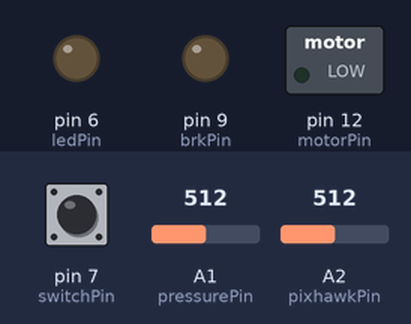
Simulated run of this sketch. Board: Arduino Uno, built with avr-gcc and run on an emulated ATmega328P. Shown: switched loads named in the sketch (green lamp = pin HIGH), output pins drawn as LEDs (lit = HIGH). The inputs (shaded band) are chosen by the test bench; at power-on: A2 (pixhawkPin) = 512, pin 7 (switchPin) HIGH, A1 (pressurePin) = 512. Pins used as bus, display or sensor lines are not drawn.

Above: at 15.2 s.
15.3 s: A2 (pixhawkPin) set to 489
At 16.7 s:
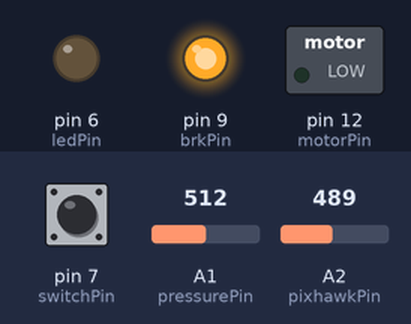
22.9 s: A2 (pixhawkPin) set to 510
At 23.7 s:
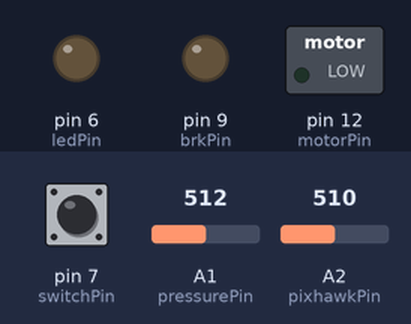
36.9 s: A2 (pixhawkPin) set to 490
At 43.3 s:
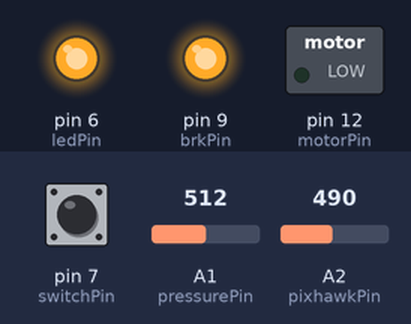
Timing chart, 0 to 44.9 s (numbered marks = the images above; inputs shaded):
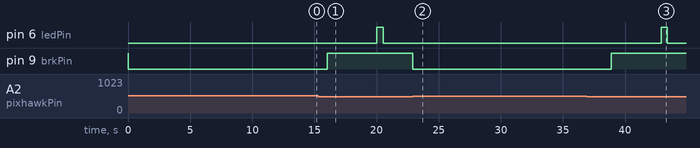

The sketch:

CollectionCodeRefactored.ino
```cpp
// Pins

int
         motorPin = 12,   // Controls motor
           brkPin = 9,    // Controls break
         powerPin = 3,    // Powers motor
           ledPin = 6,    // Controls LED
        switchPin = 7,    // Detects switch state
      pressurePin = 1,    // Pressure pin
       pixhawkPin = 2;        // Detects drone signal

// Times and Threshold

int
        fullPower = 255,  // Maximum power level
           tLower = 16000, // Lower container time
         tCollect = 4000, // Collection time
             tLed = 500,  // LED on time
        fsrBuffer = 250,  // Pressure Sensor Buffer
pressureThreshold = 30,   // Pressure sensor threshold upon press
        fsrReading;

// Initializations

boolean
         previous = LOW, // Previous switch state
          current = LOW, // Current switch state
            motor = LOW, // Motor direction
              led = LOW; // LED state


void lowerContainer();
boolean signalCollect();
void raiseContainer();
void ledSignal();
void triggerBreak(String val);
void motorDirection(String dir);
boolean debounce(boolean prev);

void setup()
{
  /**
   * Initial OUTPUT Setup:
   *  Create connections to motor, break mechanism (to prevent roll),
   *  and LED to display status.
   */
  pinMode( motorPin, OUTPUT);
  pinMode(   brkPin, OUTPUT);
  pinMode(ledPin, OUTPUT);

  /**
   * Initial INPUT Setup:
   *  Create connections to switch (to initiate collection process),
   *  and pressure sensor.
   */
  pinMode(switchPin, INPUT);
  pinMode(pressurePin, INPUT);
  pinMode(powerPin, INPUT);
  pinMode(pixhawkPin, INPUT);

  /**
   * Connect to Serial port 9600 for debugging
   */
  Serial.begin(9600);
}


void loop()
{
  fsrReading = analogRead(pressurePin);

  int testValuePixHawk = analogRead(pixhawkPin);
  delay(10);
  Serial.println("Value = " + testValuePixHawk);

  // Keep the break on
  triggerBreak("ON");

  // Read the state of the switch
  current = debounce(previous);


  // Perform the collection process if the switch is pressed
  boolean sC = signalCollect();
  if (sC)
  {
    // Lower the container
    lowerContainer();

    triggerBreak("ON");
    delay(tCollect);

    // Raise the container
    raiseContainer();

    // Break the motor
    triggerBreak("ON");

    // Light up the LED
    ledSignal();
  }

  previous = current;
}

// Helper Methods

/**
 *
 * Raises Container for a certain time (tCollect).
 * Changes motor direction to FORWARD and turns off break.
 *
 * @param none
 * @return void
 */
void lowerContainer()
{
  motorDirection("forward");
  triggerBreak("OFF");
  analogWrite(powerPin, fullPower);

  delay(tLower);
}

/**
 *
 * Returns signal that indicates the start of collection.
 * Several options available:
 *  Option 1:
 *    Returns true when switchPin is activated (not present in final prototype)
 *  Option 2:
 *    Established connection to Pixhawk microcontroller, returns signal
 *    from pilot
 *
 */
boolean signalCollect()
{
  // Option 1
  // return current == HIGH && previous == LOW;

  // Option 2
  // return digitalRead(pixhawkPin) == HIGH);

  // Option 3
   return analogRead(pixhawkPin) > 500;


}

/**
 *
 * Raises Container based on fsrReading, a value INPUT from pressurePin.
 * The pressureThreshold is determined experimentally, accounting for
 *  surrounding noise and resistivity value.
 * In order to account for background noise (on pressure sensor), an
 *  additional reading is taken (fsrCheck), and a buffer threshold is
 *  present (fsrBuffer).
 * Before the fsrReading < pressureThreshold (before pressure detected),
 *  the motor's direction is switched to REVERSE and break is turned off.
 *
 * @param none
 * @return void
 *
 */
void raiseContainer()
{
  int fsrCheck = 0;
  while(fsrReading < pressureThreshold && fsrCheck < pressureThreshold)
  {
    motorDirection("reverse");
    triggerBreak("OFF");
    analogWrite(powerPin, fullPower);

    fsrReading = analogRead(pressurePin);
    delay(fsrBuffer);
    fsrCheck = analogRead(pressurePin);
  }
}

/**
 *
 * Turns on LED upon finishing the water collection.
 * ledSignal is mainly used for debugging purposes, and is not
 *  present in the final prototype.
 *
 *  @param none
 *  @return void
 *
 */
void ledSignal()
{
  led = HIGH;
  digitalWrite(  ledPin, led);
  delay(tLed);
  led = LOW;
  digitalWrite(  ledPin, led);
}

/**
 *
 * Activates the break present in motor to prevent slip.
 * By default, the break is turned ON.
 *
 * @param String
 *  val: "ON" or "OFF" to turn break ON and OFF resp.
 * @return void
 *
 */
void triggerBreak(String val)
{
  if(val.equals("ON"))
    digitalWrite(brkPin, HIGH);
  else if(val.equals("OFF"))
    digitalWrite(brkPin, LOW);
  else
    digitalWrite(brkPin, HIGH);
}

/**
 *
 * Changes motor direction based on provided value.
 *
 * @param String
 *  dir: "reverse" or "forward" to turn clockwise or counterclockwise
 *    resp.
 * @return void
 *
 */
void motorDirection(String dir)
{
  if(dir.equals("reverse"))
  {
    digitalWrite(motorPin, HIGH);
  }
  else if(dir.equals("forward"))
  {
    digitalWrite(motorPin, LOW);
  }
}

/**
 *  Avoid the effect of switch bouncing by giving a second
 *    detection after a 10 ms delay.
 *
 *  @param boolean
 *    prev: checks button's state
 *  @return boolean
 *    curr: current button's state
 */
boolean debounce(boolean prev)
{
  boolean curr = digitalRead(switchPin);

  if (prev != curr)
  {
    delay(10);

    // Read the switch state again
    curr = digitalRead(switchPin);
  }

  return curr;
}
```

Measured:
- the behaviour switches between 501 and 500 on A2 (pixhawkPin) (found by bisection; images 0 and 1)
- after the input at 15.3 s, pin 9 (brkPin): goes on until 16.0 s, then stays HIGH
- after the input at 22.9 s, pin 9 (brkPin): HIGH → LOW at once
- after the input at 36.9 s, pin 9 (brkPin): goes on until 38.9 s, then stays HIGH
